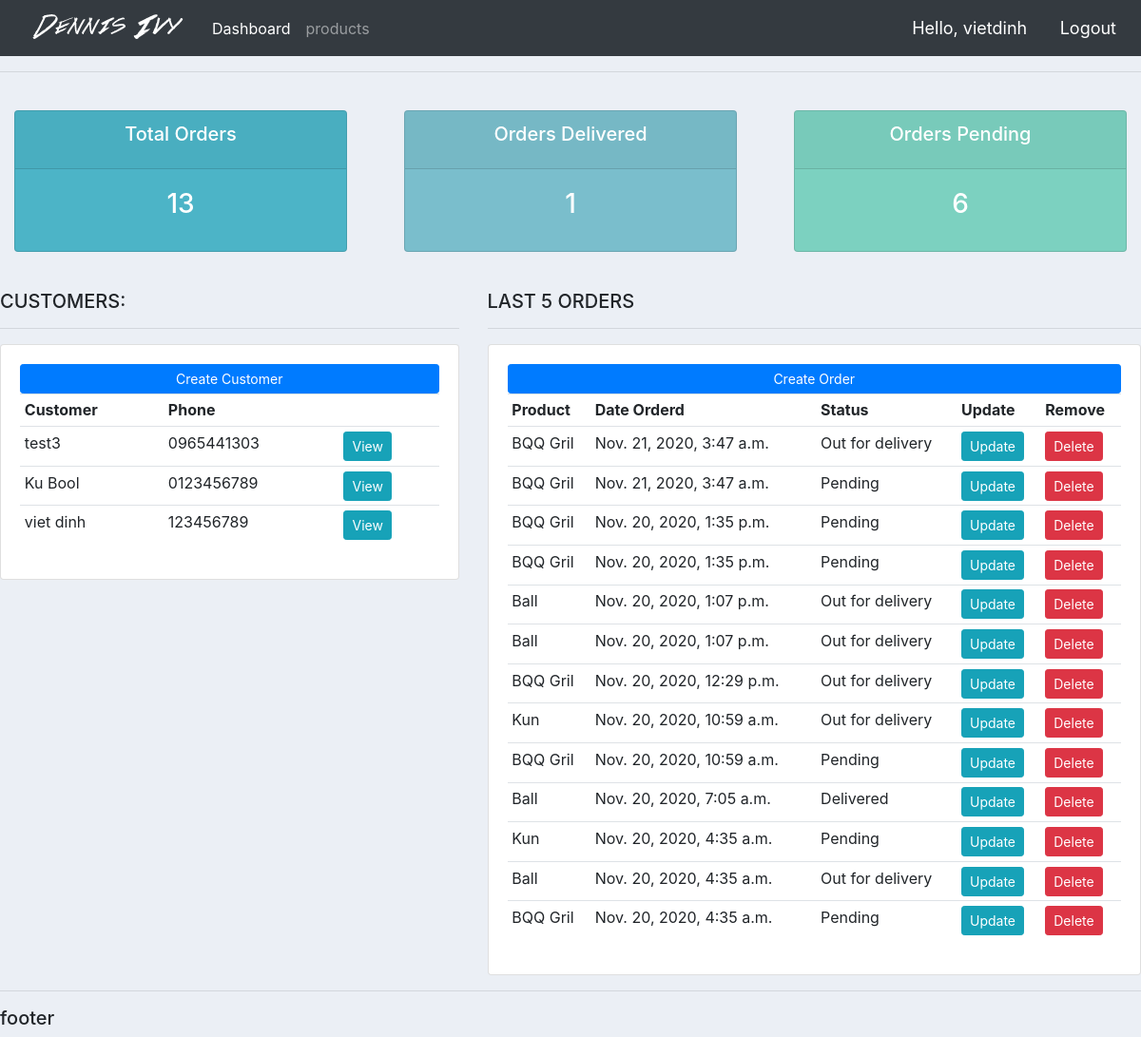
The app's page / (signed in), older data.
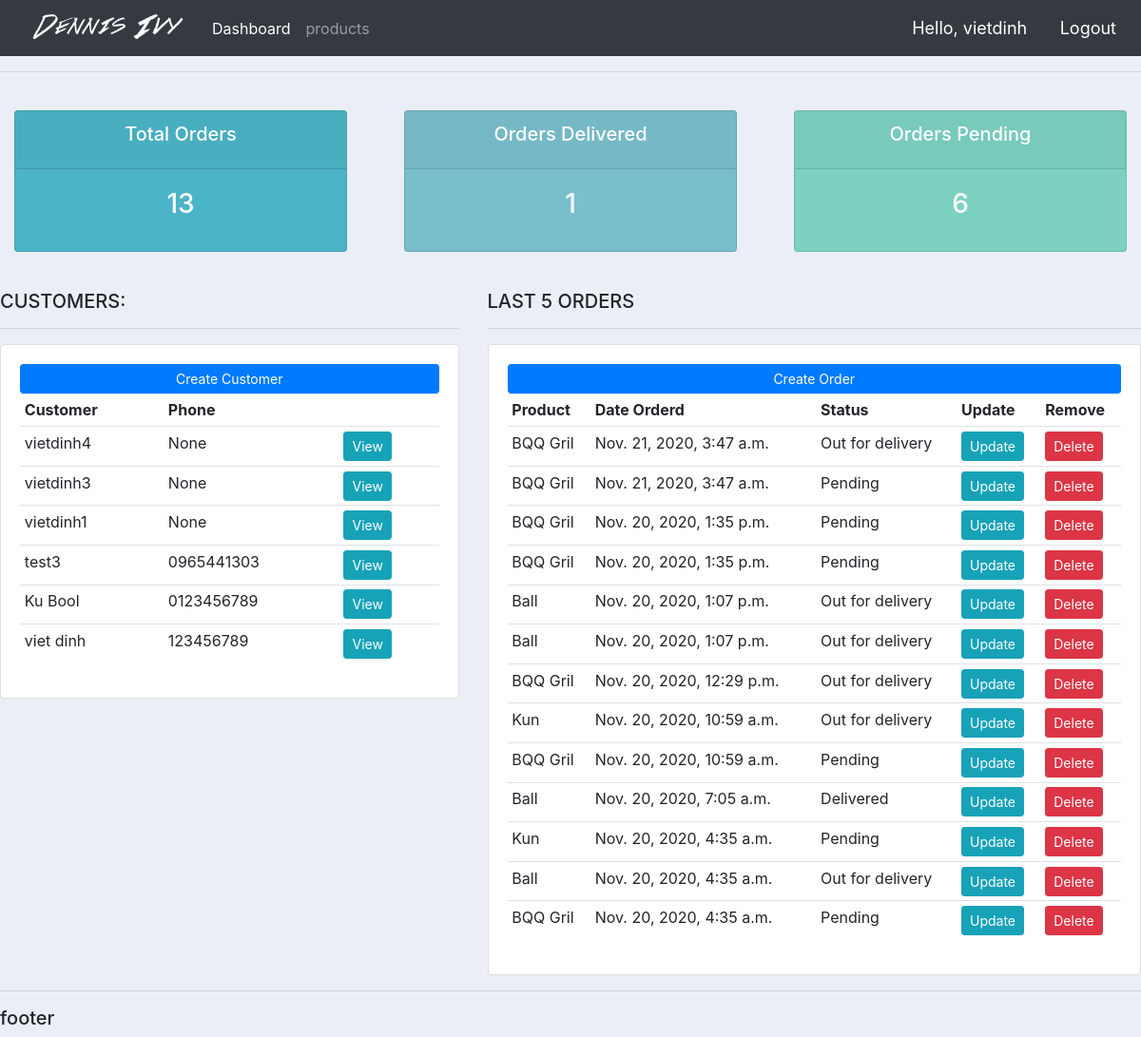
The same page, newer data.
### accounts/models.py (models this page shows, shortened)
class Customer(models.Model):
    user = models.OneToOneField(User, blank=True, null=True, on_delete=models.CASCADE)
    name = models.CharField(max_length=200, null=True)
    phone = models.CharField(max_length=200, null=True)
    email = models.EmailField(max_length=200, null=True)
    profile_pic = models.ImageField(default='profile1.png',null=True, blank=True)
    date_created = models.DateTimeField(auto_now_add=True, null=True)

class Order(models.Model):
    STATUS = (
        ('Pending', 'Pending'),
        ('Out for delivery', 'Out for delivery'),
        ('Delivered', 'Delivered'),
    )
    custumer = models.ForeignKey(Customer, null=True , on_delete= models.SET_NULL)
    product = models.ForeignKey(Product, null=True , on_delete= models.SET_NULL)
    date_created = models.DateTimeField(auto_now_add=True, null=True)
    status = models.CharField(max_length=200, null=True, choices= STATUS)

class Product(models.Model):
    CATEGORY = (
        ('Indoor', 'Indoor'),
        ('Out door', 'Out door'),
    )
    name = models.CharField(max_length=200, null=True)
    price = models.FloatField(null=True)
    category = models.CharField(max_length=200, null=True, choices = CATEGORY)
    description = models.CharField(max_length=200, null=True, blank=True)
    date_created = models.DateTimeField(auto_now_add=True, null=True)
    tags = models.ManyToManyField(Tag)
    def __str__(self):
        return self.name

### accounts/decorators.py (the view)
    def wapper_func(request, *args, **kwargs):
        group = None
        if request.user.groups.exists():
            group = request.user.groups.all()[0].name
        if group == 'customer':
            return redirect('user-page')
        if group == 'admin':
            return view_func(request, *args, **kwargs)

### accounts/views.py (called while the page is built)
@login_required(login_url='login')
@andmin_only
def home(request):
    customers = Customer.objects.all().order_by('-date_created')
    orders = Order.objects.all().order_by('-date_created')
    total_orders = orders.count()
    delivered = orders.filter(status='Delivered').count()
    pending = orders.filter(status='Pending').count()
    context = {'customers': customers, 'orders': orders, 'total_orders': total_orders,
        'delivered':delivered , 'pending':pending
    }
    return render(request, 'accounts/dashboard.html', context)

### accounts/templates/accounts/dashboard.html
{% extends 'accounts/main.html' %}
{% block content%}
{% include 'accounts/status.html'%}
<br>
<div class="row">
	<div class="col-md-5">
		<h5>CUSTOMERS:</h5>
		<hr>
		<div class="card card-body">
			<a class="btn btn-primary  btn-sm btn-block" href="">Create Customer</a>
			<table class="table table-sm">
				<tr>
					<th>Customer</th>
					<th>Phone</th>
					<th></th>
				</tr>
				{% for customers in customers %}
				<tr>
					<td>{{ customers.name }}</td>
					<td>{{ customers.phone }}</td>
					<th><a class="btn btn-sm btn-info" href="{% url 'customer' customers.id %}">View</a></th>
				</tr>
				{% endfor %}
			</table>
		</div>
	</div>
	<div class="col-md-7">
		<h5>LAST 5 ORDERS</h5>
		<hr>
		<div class="card card-body">
			<a class="btn btn-primary  btn-sm btn-block" href="">Create Order</a>
			<table class="table table-sm">
				<tr>
					<th>Product</th>
					<th>Date Orderd</th>
					<th>Status</th>
					<th>Update</th>
					<th>Remove</th>
				</tr>
				{% for orders in orders %}
				<tr>
					<td>{{ orders.product}} </td>
					<td>{{ orders.date_created}} </td>
					<td>{{ orders.status}} </td>
					<td><a class="btn btn-sm btn-info" href="{% url 'update_order' orders.id %}">Update</a></td>
					<td><a class="btn btn-sm btn-danger" href="{% url 'delete_order' orders.id %}">Delete</a></td>
				</tr>
				{% endfor %}
			</table>
		</div>
	</div>
</div>
{% endblock content %}

### accounts/templates/accounts/main.html (shortened to what this page needs)
{% load static %}
<!DOCTYPE html>
<html>
<head>
    <link rel="stylesheet" href="https://stackpath.bootstrapcdn.com/bootstrap/4.3.1/css/bootstrap.min.css">
    <link rel="stylesheet" type="text/css" href="{% static '/css/main.css' %}" />
</head>
<body>
    {% include 'accounts/navbar.html'%}
    <hr>
    {% block content %}
    {% endblock %}
    <hr>
    <h5>footer</h5>
</body>
</html>

### accounts/templates/accounts/navbar.html (shortened to what this page needs)
{% load static %}
<nav class="navbar navbar-expand-lg navbar-dark bg-dark">
  <img src="{% static 'images/logo.png' %}" />
  <div class="collapse navbar-collapse" id="navbarSupportedContent">
    <ul class="navbar-nav mr-auto">
    {% if request.user.is_staff %}
        <li class="nav-item active">
          <a class="nav-link" href="{% url 'home' %}">Dashboard <span class="sr-only">(current)</span></a>
        </li>
        <li class="nav-item">
          <a class="nav-link" href="{% url 'product' %}">products</a>
        </li>
      {% else %}
        <li class="nav-item">
          <a class="nav-link" href="{% url 'account' %}">Setting</a>
        </li>
      {% endif %}
    </ul>
    <div>
      <span class="hello-msg">Hello, {{user}}</span>
      <span><a class="hello-msg" href="{% url 'logout'%}">Logout</a></span>
    </div>
  </div>
</nav>

### accounts/templates/accounts/status.html
<br>
<div class="row">
	<div class="col">
		<div class="col-md">
			<div class="card text-center text-white  mb-3" id="total-orders">
			  	<div class="card-header">
			  		<h5 class="card-title">Total Orders</h5>
			  	</div>
			  	<div class="card-body">
			    	<h3 class="card-title">{{total_orders}}</h3>
			  	</div>
			</div>
		</div>
	</div>
	<div class="col">
		<div class="col-md">
			<div class="card text-center text-white  mb-3" id="orders-delivered">
			  	<div class="card-header">
			  		<h5 class="card-title">Orders Delivered</h5>
			  	</div>
			  	<div class="card-body">
			    	<h3 class="card-title">{{delivered}}</h3>
			  	</div>
			</div>
		</div>
	</div>
	<div class="col">
		<div class="col-md">
			<div class="card text-center text-white  mb-3" id="orders-pending">
			  	<div class="card-header">
			  		<h5 class="card-title">Orders Pending</h5>
			  	</div>
			  	<div class="card-body">
			    	<h3 class="card-title">{{pending}}</h3>
			  	</div>
			</div>
		</div>
	</div>
</div>

### static/css/main.css (style rules this page uses)
body { background-color: #ebeff5; }
#total-orders { background-color: #4cb4c7; }
#orders-delivered { background-color: #7abecc; }
#orders-pending { background-color: #7CD1C0; }

### accounts/templates/accounts/navbar.html (style rules this page uses)
.hello-msg { font-size: 18px; color: #fff; padding-right: 10px; padding-left: 20px; }

Row changes from the older to the newer data that the page shows:
added Customer: name "vietdinh4", phone "None"
added Customer: name "vietdinh3", phone "None"
added Customer: name "vietdinh1", phone "None"
